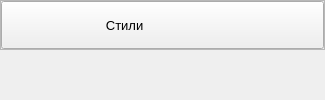
         <widget class="QWidget" name="settings_page">
          <layout class="QVBoxLayout" name="verticalLayout_39">
           <property name="spacing">
            <number>0</number>
           </property>
           <property name="leftMargin">
            <number>0</number>
           </property>
           <property name="topMargin">
            <number>0</number>
           </property>
           <property name="rightMargin">
            <number>0</number>
           </property>
           <property name="bottomMargin">
            <number>0</number>
           </property>
           <item>
            <widget class="QWidget" name="widget_settings" native="true">
             <property name="sizePolicy">
              <sizepolicy hsizetype="Expanding" vsizetype="Expanding">
               <horstretch>0</horstretch>
               <verstretch>0</verstretch>
              </sizepolicy>
             </property>
             <layout class="QVBoxLayout" name="verticalLayout_38">
              <property name="spacing">
               <number>0</number>
              </property>
              <property name="leftMargin">
               <number>0</number>
              </property>
              <property name="topMargin">
               <number>0</number>
              </property>
              <property name="rightMargin">
               <number>0</number>
              </property>
              <property name="bottomMargin">
               <number>0</number>
              </property>
              <item>
               <widget class="QFrame" name="frame_13">
                <property name="minimumSize">
                 <size>
                  <width>325</width>
                  <height>0</height>
                 </size>
                </property>
                <property name="maximumSize">
                 <size>
                  <width>16777215</width>
                  <height>50</height>
                 </size>
                </property>
                <property name="frameShape">
                 <enum>QFrame::StyledPanel</enum>
                </property>
                <property name="frameShadow">
                 <enum>QFrame::Raised</enum>
                </property>
                <layout class="QHBoxLayout" name="horizontalLayout_6">
                 <property name="spacing">
                  <number>0</number>
                 </property>
                 <property name="leftMargin">
                  <number>0</number>
                 </property>
                 <property name="topMargin">
                  <number>0</number>
                 </property>
                 <property name="rightMargin">
                  <number>0</number>
                 </property>
                 <property name="bottomMargin">
                  <number>0</number>
                 </property>
                 <item>
                  <widget class="QPushButton" name="themeBtn">
                   <property name="minimumSize">
                    <size>
                     <width>0</width>
                     <height>40</height>
                    </size>
                   </property>
                   <property name="maximumSize">
                    <size>
                     <width>16666666</width>
                     <height>16666666</height>
                    </size>
                   </property>
                   <property name="font">
                    <font>
                     <pointsize>10</pointsize>
                    </font>
                   </property>
                   <property name="toolTip">
                    <string>Темная тема</string>
                   </property>
                   <property name="text">
                    <string>Стили                     </string>
                   </property>
                   <property name="iconSize">
                    <size>
                     <width>40</width>
                     <height>40</height>
                    </size>
                   </property>
                  </widget>
                 </item>
                </layout>
               </widget>
              </item>
              <item>
               <widget class="QWidget" name="widget" native="true"/>
              </item>
             </layout>
            </widget>
           </item>
          </layout>
         </widget>
